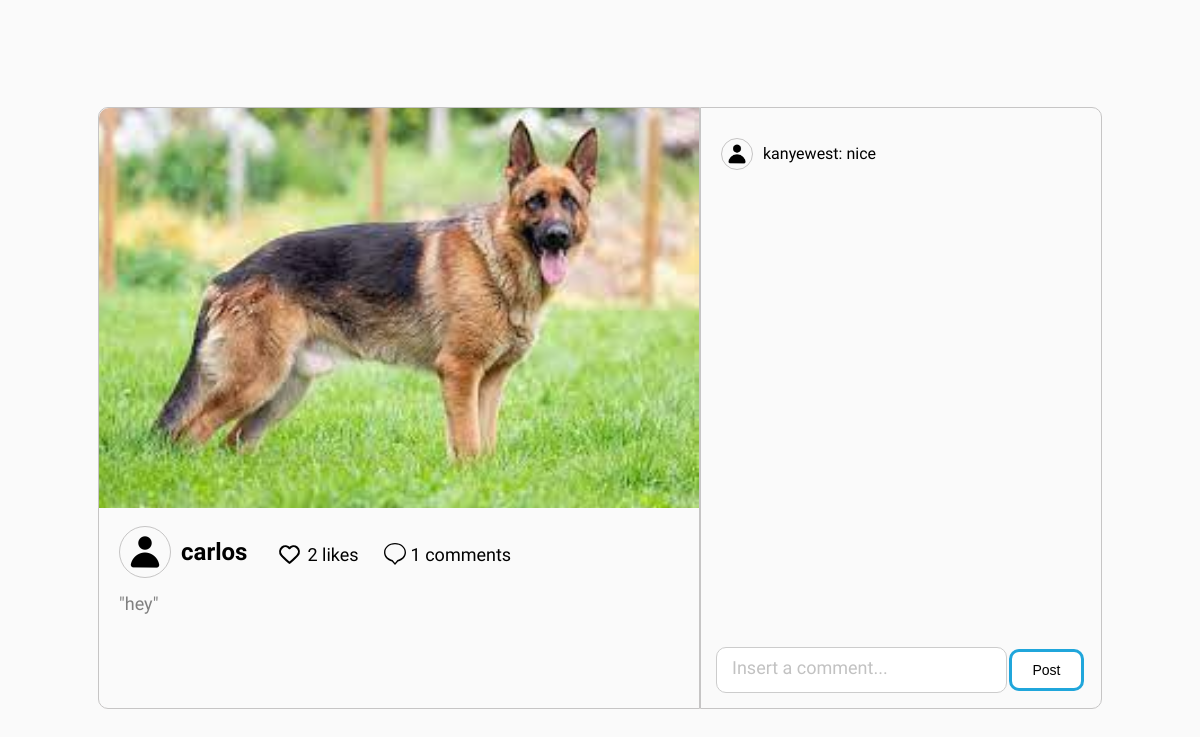
The app's page /post/1/ with its own data.
### myapp/models.py (models this page shows, shortened)
class Post(models.Model):
    user_profile = models.ForeignKey(UserProfile, on_delete=models.CASCADE, null=True)
    user = models.ForeignKey(User, on_delete=models.CASCADE, null=True, blank=True)
    image = models.ImageField(null=True, upload_to='images/')
    description = models.CharField(max_length=500, null=True, blank=True)
    date = models.DateTimeField(auto_now_add=True)
    likes = models.IntegerField(default=0)
    comment = models.IntegerField(default=0)
    who_liked = models.ManyToManyField(User, related_name='liked_posts', blank=True)

class UserProfile(models.Model):
    user = models.OneToOneField(User, on_delete=models.CASCADE)
    profile_image = models.ImageField(upload_to='images/', default='images/defaultuser.png')
    bio = models.CharField(max_length=100, null=True, blank=True)

class User(AbstractUser):
    SPECIES_CHOICES = [
        ('dog', 'Dog'),
        ('cat', 'Cat'),
        ('bird', 'Bird'),
        ('fish', 'Fish'),
        ('rabbit', 'Rabbit'),
        ('hamster', 'Hamster'),
        ('turtle', 'Turtle'),
        ('horse', 'Horse'),
        ('snake', 'Snake'),
        ('lizard', 'Lizard'),
        ('pig', 'Pig'),
        ('monkey', 'Monkey'),
        ('other', 'Other'),
    ]
    profile_image = models.ImageField(null=True, blank=True, upload_to='images/')
    phone = models.CharField(max_length=20, null=True, blank=True)
    address = models.CharField(max_length=50, null=True, blank=True)
    amount_of_followers = models.IntegerField(default=0)
    amount_of_following = models.IntegerField(default=0)
    followers = models.ManyToManyField('self', blank=True, symmetrical=False)
    following = models.ManyToManyField('self', blank=True, symmetrical=False, related_name='following_user')
    species = models.CharField(max_length=10, choices=SPECIES_CHOICES, null=True, blank=True)

class Comment(models.Model):
    user = models.ForeignKey(User, on_delete=models.CASCADE)
    user_profile = models.ForeignKey(UserProfile, on_delete=models.CASCADE, null=True)
    post = models.ForeignKey(Post, on_delete=models.CASCADE, related_name='comments')
    comment = models.CharField(max_length=100, null=True, blank=True)
    date = models.DateTimeField(auto_now_add=True)

### myapp/views.py (the view)
# urls.py: path('post/<str:post_id>/', views.post_details, name='post_details'),
def post_details (request, post_id):
    post = Post.objects.get(id=post_id)
    comments = Comment.objects.filter(post=post)
    return render(request, 'post_details.html', {'post': post, 'comments': comments})

### myapp/templates/post_details.html (shortened to what this page needs)
{% extends "base.html" %}
{% block content %}
<!DOCTYPE html>
<html lang="en">
<head>
    {% load static %}
    <link rel="stylesheet" href="{% static 'postdetail.css' %}">
</head>
<body>
    <div class = "post_details">
        <div class = "test">
            <div class = "post_image_and_likes">
                <div class = img_container><img id = "post_image" src = "{{ post.image.url }}" alt=""></div>
                <div class = "post_info">
                    <div id = "user">
                        <img id = "main_image" src="{{ post.user_profile.profile_image.url }}" alt="">
                        <strong>{{ post.user.username }}</strong>
                        <div class = "like_post">
                            {% if post.id in liked_posts %}
                                <a href="{% url 'like_post' post.id %}">
                                    <img id = "heart" src="{% static 'img/test.png' %}" alt="">
                                </a>
                            {% else %}
                                <a href="{% url 'like_post' post.id %}">
                                    <img id = "heart" src="{% static 'img/heart_black.svg' %}" alt="">
                                </a>
                            {% endif %}
                            <p id = "amount_likes">{{ post.likes}} likes</p>
                        </div>
                        <div class = "like_post">
                                <img id = "comment" src="{% static 'img/comment_black.svg' %}" alt="">
                            <p id = "amount_likes"> {{ post.comment }} comments</p>
                        </div>
                    </div>
                    <p id = "post_desc">"{{post.description}}"</p>
                </div>
            </div>
            <div class = "post_comments">
                <div class = "all_comments">
                    {% for comment in comments %}
                    <div id = "user">
                        <img id = "profile_image" src="{{ comment.user_profile.profile_image.url }}" alt="">
                            <p id =  "comment_info">  {{ comment.user.username }}: {{ comment.comment }}  </p>
                    </div>
                    {% endfor %}
                </div>
                <div class = "insert_new_comment">
                    <form method="post" method="POST" enctype="multipart/form-data" id="post-form">
                            <input type="text" name="comment" placeholder="Insert a comment..." required value="{{ form.username.value|default:'' }}">
                        <br>
                        <button type="submit">Post</button>
                    </form>
                </div>
            </div>
        </div>
    </div>
</body>
</html>
{% endblock %}

### myapp/static/postdetail.css (style rules this page uses)
#profile_image { border: 1px solid rgb(198, 197, 197); width: 30px; height: 30px; border-radius: 50%; }
.test { display: flex; flex-direction: row; align-items: center; justify-content: center; }
.post_details { display: flex; height: 100vh; justify-content: center; }
.post_image_and_likes { border-bottom-left-radius: 10px; border-top-left-radius: 10px; width:600px; height:600px; border: 1px solid rgb(198, 197, 197); display: flex; flex-direction: column; align-items: baseline; justify-content: center; }
.post_comments { height: 600px; width: 400px; border: 1px solid rgb(198, 197, 197); display: flex; flex-direction: column; justify-content: flex-end; border-top-right-radius: 10px; border-bottom-right-radius: 10px; }
.all_comments { padding: 20px; overflow: auto; height: 88%; width: 88%; }
#user { display: flex; flex-direction: row; align-items: center; justify-content: flex-start; }
.img_container { border: 1px solidrgb(198, 197, 197); width: 100%; height:400px; }
#post_image { object-fit: cover; width: 100%; height: 100%; border-top-left-radius: 10px; }
strong { position: relative; left: 10px; font-size: 24px; }
#main_image { border: 1px solid rgb(198, 197, 197); width: 50px; height: 50px; border-radius: 50%; }
.post_info { border-bottom-left-radius: 10px; padding-left: 20px; width: 95%; height: 300px; overflow: auto; }
form { padding:15px; }
#post_desc { word-wrap: break-word; position: relative; color: grey; font-size: 18px; bottom: 20px; }
p { width: 95%; }
#heart { width :25px; }
#comment { position: relative; width: 22px; bottom: 3px; }
.like_post { display: flex; flex-direction: row; align-items: center; justify-content: flex-start; padding: 15px; position: relative; top: 5px; left: 25px; }
#amount_likes { position: relative; left: 5px; font-size: 18px; bottom: 2px; }
button { margin: auto; border-radius: 10px; border: 3px solid #20a6db; background-color: #ffffff; font-size: 14px; padding: 10px 20px; cursor: pointer; position: relative; }
input::placeholder { font-family: 'Afacad', sans-serif; font-size: 18px; color: #c2c2c2; opacity: 1; }
form input { width: 70%; padding: 15px; border: 1px solid #CCC; border-radius: 10px; font-size: 12px; color: #333; }
form { display: flex; padding: 15px }
#comment_info { width:85%; word-wrap: break-word; position: relative; left: 10px; }

### myapp/templates/base.html (style rules this page uses)
body, pre { background-color: #fafafa; font-family: 'Afacad', sans-serif; }

### records on screen
Post: image (picture), user_profile.profile_image (placeholder picture), user.username "carlos", likes "2", comment "1", description "hey"
Comment: user_profile.profile_image (placeholder picture), user.username "kanyewest", comment "nice"
